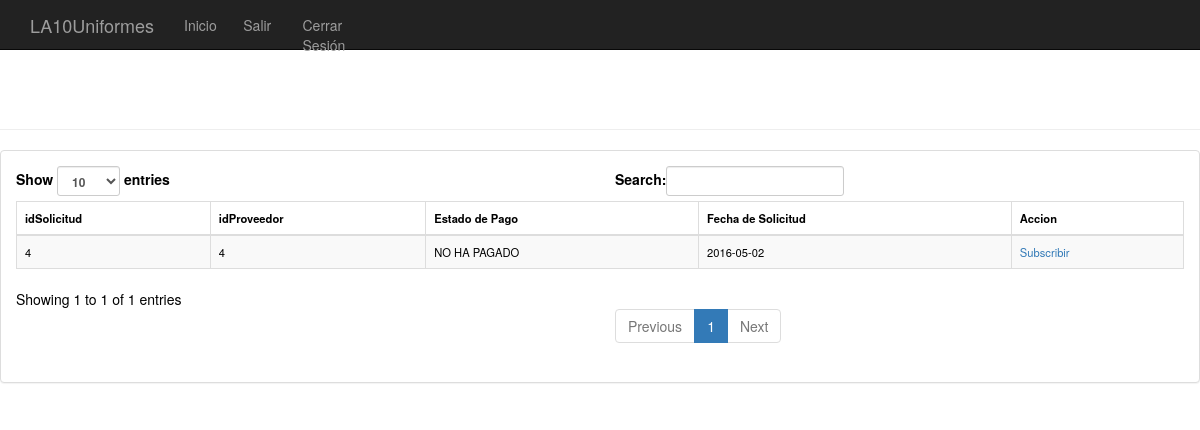
Page /GUI/Administrador/Paginas/Solicitudes.php on the committed database.
### tables this page shows
CREATE TABLE `peticiones` (
  `idPeticion` int(11) NOT NULL AUTO_INCREMENT,
  `idProveedor` int(11) NOT NULL,
  `estadoDePago` varchar(70) NOT NULL,
  `fecha` date NOT NULL,
  PRIMARY KEY (`idPeticion`),
  KEY `idProveedor` (`idProveedor`),
  KEY `idProveedor_2` (`idProveedor`),
  KEY `idProveedor_3` (`idProveedor`),
  CONSTRAINT `peticiones_ibfk_1` FOREIGN KEY (`idProveedor`) REFERENCES `proveedor` (`idProveedor`) ON DELETE CASCADE ON UPDATE CASCADE
);

### GUI/Administrador/Paginas/Solicitudes.php (the view, shortened to what this page needs)
<!DOCTYPE html>
<html lang="en">
    <head>
    <link type="text/css" href="..\..\Componentes\css\estiloFormularios.css" rel="stylesheet"><!estilo principal>
    <link href="../../Componentes/boostrapCss/bootstrap.min.css" rel="stylesheet">
</head>
<body>
    <br>
    <br>
    <nav class="navbar navbar-inverse navbar-fixed-top" role="navigation">
        <div class="container">
            <div class="navbar-header">
                <a class="navbar-brand" href="Inicio.php">LA10Uniformes</a>
            </div>
            <div class="collapse navbar-collapse" id="bs-example-navbar-collapse-1">
                <ul class="nav navbar-nav">
                    <li>
                        <a href="Inicio.php">Inicio</a>
                    </li>
                    <li>
                        <a href="login.php">Salir</a>
                    </li>
                    <li>
                        <a href="login.php">Cerrar Sesión</a>
                    </li>
                </ul>
            </div>
        </div>
    </nav>
    <div id="wrapper" style="color: white">
        <div id="page-wrapper">
            <div class="row">
                <div class="col-lg-12">
                    <h1 class="page-header">Tabla Solicitudes</h1>
                </div>
            </div>
            <div class="row" style="color: black">
                <div class="col-lg-12">
                    <div class="panel panel-default">
                        <div class="panel-body">
                            <div class="dataTable_wrapper">
                                <table class="table table-striped table-bordered table-hover" id="dataTables-example">
                                    <thead>
                                        <tr>
                                            <th>idSolicitud</th>
                                            <th>idProveedor</th>
                                            <th>Estado de Pago</th>
                                            <th>Fecha de Solicitud</th>
                                            <th>Accion</th>
                                        </tr>
                                    </thead>
                                    <tbody>
                                        <?php
                                        $link = Conectarse();
                                        $resulta = mysql_query("SELECT * FROM peticiones ;", $link);
                                        while ($row = mysql_fetch_row($resulta)) {
                                            $consul = $row[1];
                                            $result = mysql_query("select * from peticiones where idPeticion= " . $consul . ";");
                                            while ($fila = mysql_fetch_array($result)) {
                                                echo "<tr class='even gradeC'>";
                                                echo"<td>" . $fila[0] . "</td>";
                                                echo"<td>" . $fila[1] . "</td>";
                                                echo"<td>" . $fila[2] . "</td>";
                                                echo"<td>" . $fila[3] . "</td>";
                                                echo"<td><a href='../../../Clases/ControlSubscripcion.php?id=" . $fila[1] . "'>Subscribir</a></td>";
                                                echo "</tr>";
                                            }
                                        }
                                        ?>
                                    </tbody>
                                </table>
                            </div>
                        </div>
                    </div>
                </div>
            </div>
        </div>
    </div>
</body>
</html>

### GUI/Componentes/CSS/estiloFormularios.css (style rules this page uses)
@media screen and (max-width:1300px) { html,body { font-size: 80%; } }
@media screen and (max-width:1300px) { input,textarea,select,table { width: 80%; font-size: 80%; } }
nav { background-color:#666666; color: white; width: 100%; height: 5%; }
nav ul { list-style: none; }
nav li { float: left; width: 25%; }
nav ul li a { padding:10px 20px; display: block; color:black; text-decoration: none; }

### rows in the picture
peticiones: idPeticion "4", idProveedor "4", estadoDePago "NO HA PAGADO", fecha "2016-05-02"
